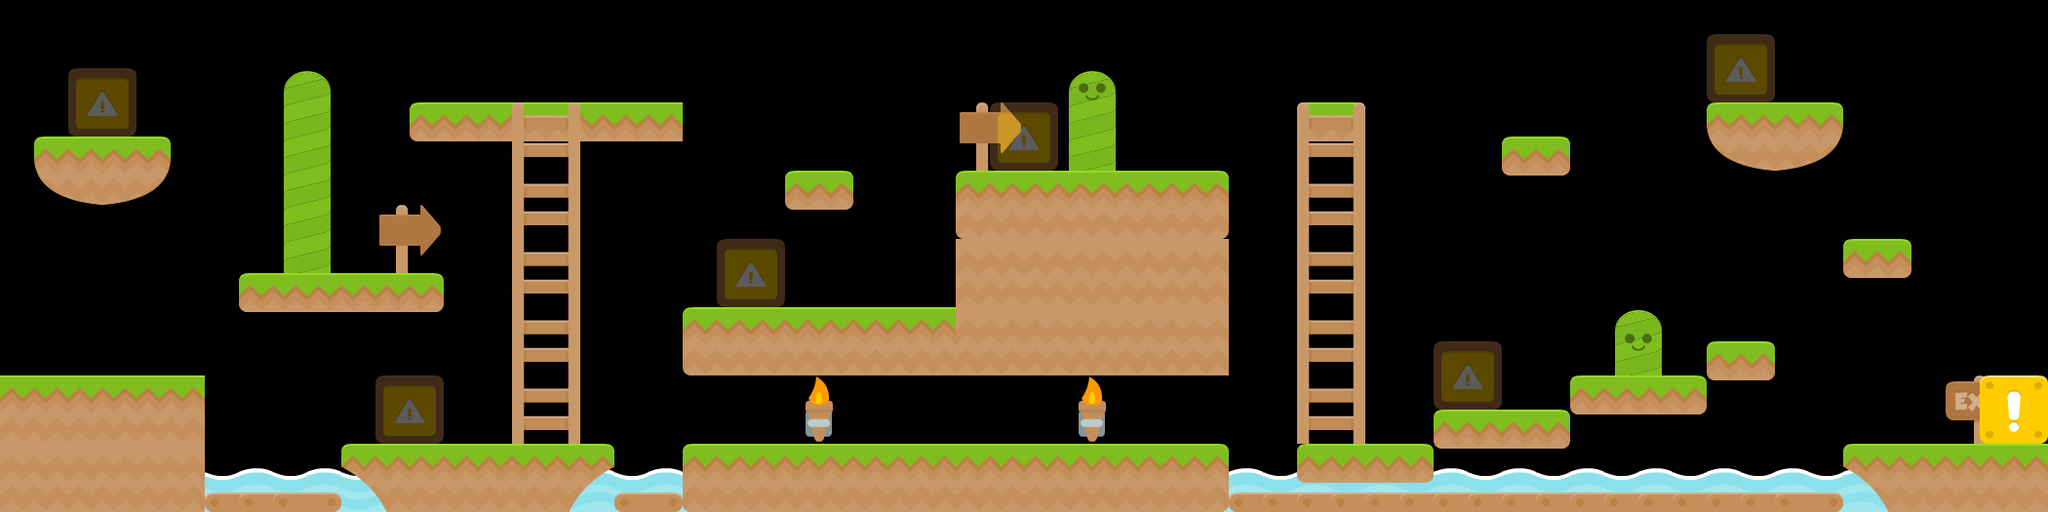

Rendered tile map (Tiled .tmx) drawn with the repository's tilesets; below, a short description and the map source with its tile grids summarised:
An orthogonal 60x15 tile map with 35x35 px tiles, 6 tile layers (Background Images, Platforms, Ladders, Enemies, ...).

<map version="1.0" orientation="orthogonal" renderorder="right-down" width="60" height="15" tilewidth="35" tileheight="35" nextobjectid="1">
 <tileset firstgid="1" name="Platformer" tilewidth="70" tileheight="70" spacing="2" margin="2" tilecount="196">
  <image source="tileset.png" width="1024" height="1024" />
 </tileset>
 <layer name="Background Images" width="60" height="15">
  <data>[900 cells, 29 non-empty, 8 distinct tile ids]</data>
 </layer>
 <layer name="Platforms" width="60" height="15">
  <data>[900 cells, 59 non-empty, 12 distinct tile ids]</data>
 </layer>
 <layer name="Ladders" width="60" height="15">
  <data>[900 cells, 10 non-empty, 2 distinct tile ids]</data>
 </layer>
 <layer name="Enemies" width="60" height="15" opacity="0.36">
  <data>[900 cells, 6 non-empty, 1 distinct tile ids]</data>
 </layer>
 <layer name="Finish" width="60" height="15">
  <data>[900 cells, 1 non-empty, 1 distinct tile ids]</data>
 </layer>
 <layer name="Death" width="60" height="15">
  <data>[900 cells, 21 non-empty, 1 distinct tile ids]</data>
 </layer>
</map>
